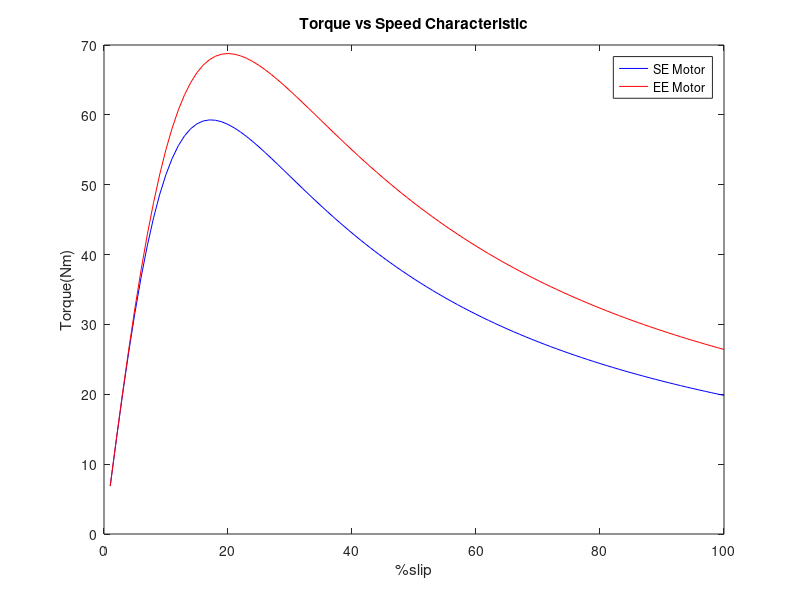

Source code (MATLAB):
% Section A Q1

% Define variables
R1 = double([2.087, 1.500]);
X1 = double([4.274, 3.462]);
Xm = double([66.560, 72.252]);
X2 = double([4.274, 3.642]);
R2 = double([2.122, 1.994]);
Prot = double([134.669, 88.924]);
Vline = 380;
f = 50;
p = 3;
Vp = double(Vline / sqrt(3));
Vth = zeros(1,2);

% Calculate Vth
for i=1.0:1.0:2.0
  
    Vth(i) = (Xm(i) / sqrt(R1(i)^2 + (X1(i)+Xm(i)^2)))*Vp;
    disp(['Vth' num2str(i) ' = ' num2str(Vth(i))])
end

% Calculate Voc
Voc = complex(zeros(1,2), zeros(1,2));
for i=1.0:1.0:2.0
    Voc(i) = ((complex(0,Xm(i)))/(R1(i) + complex(0,X1(i)+Xm(i))))*Vp;
    disp(['Voc' num2str(i) ' = ' num2str(Voc(i))])
end

% Calculate Isc
Isc = complex(zeros(1,2), zeros(1,2));
for i=1.0:1.0:2.0
    Isc(i) = Vp/(R1(i) + complex(0, X1(i)));
    disp(['Isc' num2str(i) ' = ' num2str(Isc(i))])
end

% Calculate Zth
Zth = complex(zeros(1,2), zeros(1,2));
for i=1.0:1.0:2.0
    Zth(i) = Voc(i)/Isc(i);
    disp(['Zth' num2str(i) ' = ' num2str(Zth(i))])
end

Rth = zeros(1,2);
Xth = zeros(1,2);
for i=1.0:1.0:2.0
    Rth(i) = real(Zth(i));
    Xth(i) = imag(Zth(i));
    disp(['Rth' num2str(i) ' = ' num2str(Rth(i))])
    disp(['Xth' num2str(i) ' = ' num2str(Xth(i))])
end
% Question 2

% find Ns and ws
Ns = (120*f)/p;
disp(['Ns' num2str(i) ' = ' num2str(Ns)])
ws = Ns*(2*pi/60);

% Question 2 
% Cerate s matrix
Smin = 0;
Sstep = 1;
Smax = 100;
s = Smin:Sstep:Smax;


% Extract required constants
Vth1 = Vth(1);          Vth2 = Vth(2);               
Rth1 = Rth(1);          Rth2 = Rth(2);
R21 = R2(1);            R22 = R2(2);
Xth1 = Xth(1);          Xth2 = Xth(2);
X21 = X2(1);            X22 = X2(2);
Tm1 = zeros(1,101);     
Tm2 = zeros(1,101);     
% Calc T
for i = 1.0:1.0:101
    Tm1(i) = 3*(1/ws)*((Vth1^2)/(((Rth1+R21/(0.01*s(i))^2))+((Xth1 + X21)^2)))*(R21/(0.01*s(i)));
       %a = 3*(1/ws);
    %b = (Rth1+R21/s(i))^2 + (Xth1+X21)^2;
    %c = R21 / s(i);
    %Tm1(i) = a*((Vth1^2)/b)*c;
    Tm2(i)  = 3*(1/ws)*((Vth2^2)/(((Rth2+R22/(0.01*s(i))^2))+((Xth2 + X22)^2)))*(R22/(0.01*s(i)));
end

plot(s,Tm1, 'b-',s,Tm2,'r-')
title('Torque vs Speed Characteristic')
xlabel('%slip')
ylabel('Torque(Nm)')
legend('SE Motor', 'EE Motor')
